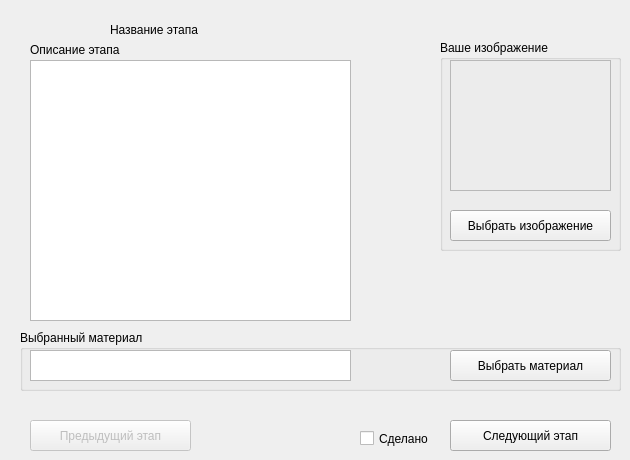
      <widget class="QWidget" name="tab_2">
       <attribute name="title">
        <string>1</string>
       </attribute>
       <widget class="QTextEdit" name="textEdit">
        <property name="geometry">
         <rect>
          <x>30</x>
          <y>60</y>
          <width>321</width>
          <height>261</height>
         </rect>
        </property>
       </widget>
       <widget class="QPushButton" name="pushButton_5">
        <property name="geometry">
         <rect>
          <x>450</x>
          <y>420</y>
          <width>161</width>
          <height>31</height>
         </rect>
        </property>
        <property name="text">
         <string>Следующий этап</string>
        </property>
       </widget>
       <widget class="QCheckBox" name="checkBox">
        <property name="geometry">
         <rect>
          <x>360</x>
          <y>430</y>
          <width>70</width>
          <height>17</height>
         </rect>
        </property>
        <property name="toolTip">
         <string>Если вы уже сделали этот шаг, отметьте &quot;Сделано&quot;</string>
        </property>
        <property name="text">
         <string>Сделано</string>
        </property>
       </widget>
       <widget class="QPushButton" name="pushButton_6">
        <property name="enabled">
         <bool>false</bool>
        </property>
        <property name="geometry">
         <rect>
          <x>30</x>
          <y>420</y>
          <width>161</width>
          <height>31</height>
         </rect>
        </property>
        <property name="text">
         <string>Предыдущий этап</string>
        </property>
       </widget>
       <widget class="QLabel" name="label_23">
        <property name="geometry">
         <rect>
          <x>110</x>
          <y>4</y>
          <width>421</width>
          <height>51</height>
         </rect>
        </property>
        <property name="text">
         <string>Название этапа</string>
        </property>
        <property name="scaledContents">
         <bool>true</bool>
        </property>
        <property name="wordWrap">
         <bool>true</bool>
        </property>
       </widget>
       <widget class="QGroupBox" name="groupBox">
        <property name="geometry">
         <rect>
          <x>20</x>
          <y>330</y>
          <width>601</width>
          <height>61</height>
         </rect>
        </property>
        <property name="title">
         <string>Выбранный материал</string>
        </property>
        <property name="flat">
         <bool>false</bool>
        </property>
        <property name="checkable">
         <bool>false</bool>
        </property>
        <widget class="QPushButton" name="pushButton_4">
         <property name="geometry">
          <rect>
           <x>430</x>
           <y>20</y>
           <width>161</width>
           <height>31</height>
          </rect>
         </property>
         <property name="text">
          <string>Выбрать материал</string>
         </property>
        </widget>
        <widget class="QTextEdit" name="textEdit_2">
         <property name="geometry">
          <rect>
           <x>10</x>
           <y>20</y>
           <width>321</width>
           <height>31</height>
          </rect>
         </property>
         <property name="readOnly">
          <bool>true</bool>
         </property>
        </widget>
       </widget>
       <widget class="QLabel" name="label_3">
        <property name="geometry">
         <rect>
          <x>30</x>
          <y>40</y>
          <width>141</width>
          <height>20</height>
         </rect>
        </property>
        <property name="text">
         <string>Описание этапа</string>
        </property>
       </widget>
       <widget class="QGroupBox" name="groupBox_11">
        <property name="geometry">
         <rect>
          <x>440</x>
          <y>40</y>
          <width>181</width>
          <height>211</height>
         </rect>
        </property>
        <property name="title">
         <string>Ваше изображение</string>
        </property>
        <widget class="QPushButton" name="pushButton_3">
         <property name="geometry">
          <rect>
           <x>10</x>
           <y>170</y>
           <width>161</width>
           <height>31</height>
          </rect>
         </property>
         <property name="toolTip">
          <string>Если вы хотите добавить ваше изображение к данному этапу строительства</string>
         </property>
         <property name="text">
          <string>Выбрать изображение</string>
         </property>
        </widget>
        <widget class="QLabel" name="label_2">
         <property name="geometry">
          <rect>
           <x>10</x>
           <y>20</y>
           <width>161</width>
           <height>131</height>
          </rect>
         </property>
         <property name="frameShape">
          <enum>QFrame::StyledPanel</enum>
         </property>
         <property name="text">
          <string/>
         </property>
        </widget>
       </widget>
      </widget>
